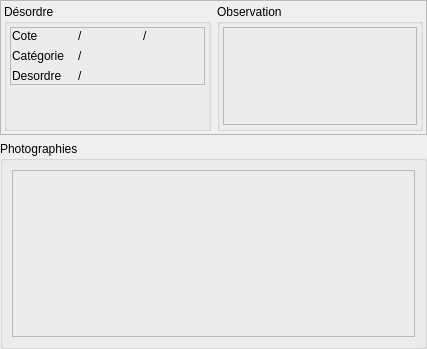
<?xml version="1.0" encoding="UTF-8"?>
<ui version="4.0">
 <class>Form</class>
 <widget class="QWidget" name="Form">
  <property name="geometry">
   <rect>
    <x>0</x>
    <y>0</y>
    <width>427</width>
    <height>349</height>
   </rect>
  </property>
  <property name="windowTitle">
   <string>Form</string>
  </property>
  <layout class="QVBoxLayout" name="verticalLayout_2" stretch="1,20">
   <property name="sizeConstraint">
    <enum>QLayout::SetDefaultConstraint</enum>
   </property>
   <property name="margin">
    <number>0</number>
   </property>
   <item>
    <widget class="QFrame" name="frame">
     <property name="frameShape">
      <enum>QFrame::StyledPanel</enum>
     </property>
     <property name="frameShadow">
      <enum>QFrame::Raised</enum>
     </property>
     <layout class="QHBoxLayout" name="horizontalLayout" stretch="1,1">
      <property name="margin">
       <number>3</number>
      </property>
      <item>
       <widget class="QGroupBox" name="groupBox_3">
        <property name="title">
         <string>Désordre</string>
        </property>
        <layout class="QVBoxLayout" name="verticalLayout_6">
         <property name="margin">
          <number>3</number>
         </property>
         <item>
          <widget class="QFrame" name="frame_2">
           <property name="frameShape">
            <enum>QFrame::StyledPanel</enum>
           </property>
           <property name="frameShadow">
            <enum>QFrame::Raised</enum>
           </property>
           <layout class="QGridLayout" name="gridLayout_3" columnstretch="0,0,0">
            <property name="margin">
             <number>1</number>
            </property>
            <item row="2" column="0">
             <widget class="QLabel" name="label_3">
              <property name="text">
               <string>Desordre</string>
              </property>
             </widget>
            </item>
            <item row="1" column="0">
             <widget class="QLabel" name="label_2">
              <property name="text">
               <string>Catégorie</string>
              </property>
             </widget>
            </item>
            <item row="0" column="0">
             <widget class="QLabel" name="label">
              <property name="text">
               <string>Cote</string>
              </property>
             </widget>
            </item>
            <item row="1" column="1" colspan="2">
             <widget class="QLabel" name="label_catdes">
              <property name="text">
               <string>/</string>
              </property>
              <property name="wordWrap">
               <bool>true</bool>
              </property>
             </widget>
            </item>
            <item row="2" column="1" colspan="2">
             <widget class="QLabel" name="label_typedes">
              <property name="text">
               <string>/</string>
              </property>
              <property name="wordWrap">
               <bool>true</bool>
              </property>
             </widget>
            </item>
            <item row="0" column="1">
             <widget class="QLabel" name="label_cote">
              <property name="text">
               <string>/</string>
              </property>
             </widget>
            </item>
            <item row="0" column="2">
             <widget class="QLabel" name="label_position">
              <property name="text">
               <string>/</string>
              </property>
             </widget>
            </item>
           </layout>
          </widget>
         </item>
         <item>
          <spacer name="verticalSpacer">
           <property name="orientation">
            <enum>Qt::Vertical</enum>
           </property>
           <property name="sizeHint" stdset="0">
            <size>
             <width>20</width>
             <height>40</height>
            </size>
           </property>
          </spacer>
         </item>
        </layout>
       </widget>
      </item>
      <item>
       <widget class="QGroupBox" name="groupBox">
        <property name="title">
         <string>Observation</string>
        </property>
        <layout class="QVBoxLayout" name="verticalLayout_3">
         <property name="margin">
          <number>3</number>
         </property>
         <item>
          <widget class="QFrame" name="frame_observ">
           <property name="minimumSize">
            <size>
             <width>0</width>
             <height>0</height>
            </size>
           </property>
           <property name="frameShape">
            <enum>QFrame::StyledPanel</enum>
           </property>
           <property name="frameShadow">
            <enum>QFrame::Raised</enum>
           </property>
           <layout class="QVBoxLayout" name="verticalLayout_4">
            <property name="margin">
             <number>3</number>
            </property>
           </layout>
          </widget>
         </item>
        </layout>
       </widget>
      </item>
     </layout>
    </widget>
   </item>
   <item>
    <widget class="QGroupBox" name="groupBox_2">
     <property name="title">
      <string>Photographies</string>
     </property>
     <layout class="QVBoxLayout" name="verticalLayout_5">
      <item>
       <widget class="QFrame" name="frame_photo">
        <property name="frameShape">
         <enum>QFrame::StyledPanel</enum>
        </property>
        <property name="frameShadow">
         <enum>QFrame::Raised</enum>
        </property>
        <layout class="QVBoxLayout" name="verticalLayout"/>
       </widget>
      </item>
     </layout>
    </widget>
   </item>
  </layout>
 </widget>
 <resources/>
 <connections/>
</ui>
